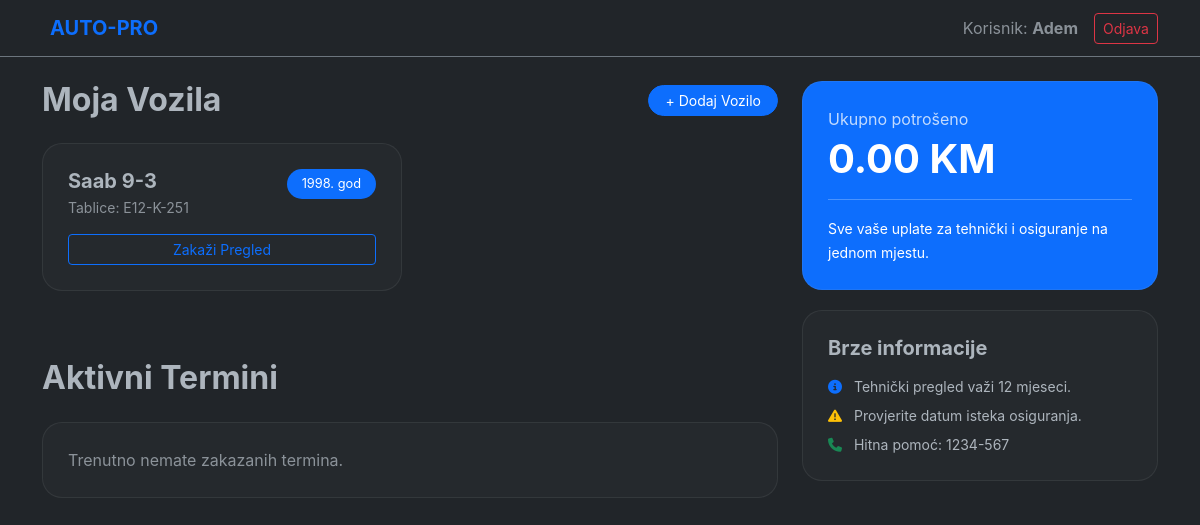
The page /user_dashboard.php (signed in) on the database its author committed.
### tables this page shows
CREATE TABLE `vehicles` (
  `id` int(11) NOT NULL,
  `user_id` int(11) NOT NULL,
  `category_id` int(11) NOT NULL,
  `brand` varchar(50) NOT NULL,
  `model` varchar(50) NOT NULL,
  `plate_number` varchar(20) NOT NULL,
  `year_produced` int(11) DEFAULT NULL
);

### user_dashboard.php (the view, shortened to what this page needs)
<?php
include 'config.php';
$user_id = $_SESSION['user_id'];
$stmt_vehicles = $conn->prepare("SELECT * FROM vehicles WHERE user_id = ?");
$stmt_vehicles->execute([$user_id]);
$my_vehicles = $stmt_vehicles->fetchAll();
$stmt_apps = $conn->prepare("
    SELECT a.*, v.brand, v.model
    FROM appointments a
    JOIN vehicles v ON a.vehicle_id = v.id
    WHERE a.user_id = ? AND a.status != 'completed'
    ORDER BY a.appointment_date ASC
");
$stmt_apps->execute([$user_id]);
$my_appointments = $stmt_apps->fetchAll();
$stmt_spent = $conn->prepare("SELECT SUM(total_price) FROM transactions WHERE vehicle_id IN (SELECT id FROM vehicles WHERE user_id = ?)");
$stmt_spent->execute([$user_id]);
$total_spent = $stmt_spent->fetchColumn() ?: 0;
?>
<!DOCTYPE html>
<html lang="bs" data-bs-theme="dark">
<head>
    <link href="https://cdn.jsdelivr.net/npm/bootstrap@5.3.0/dist/css/bootstrap.min.css" rel="stylesheet">
    <link rel="stylesheet" href="https://cdnjs.cloudflare.com/ajax/libs/font-awesome/6.4.0/all.min.css">
</head>
<body>
    <nav class="navbar navbar-expand-lg bg-dark mb-4 border-bottom border-secondary">
        <div class="container">
            <a class="navbar-brand fw-bold text-primary" href="index.php"><i class="fas fa-bolt-auto me-2"></i>AUTO-PRO</a>
            <div class="d-flex align-items-center gap-3">
                <span class="text-muted d-none d-md-block">Korisnik: <strong><?php echo $_SESSION['username']; ?></strong></span>
                <a href="logout.php" class="btn btn-outline-danger btn-sm">Odjava</a>
            </div>
        </div>
    </nav>
    <div class="container">
        <div class="row">
            <div class="col-lg-8">
                <div class="d-flex justify-content-between align-items-center mb-4">
                    <h2 class="fw-bold mb-0">Moja Vozila</h2>
                    <a href="dodaj_vozilo.php" class="btn btn-primary btn-sm rounded-pill px-3">+ Dodaj Vozilo</a>
                </div>
                <?php if(empty($my_vehicles)): ?>
                    <div class="user-card text-center py-5">
                        <i class="fas fa-car-crash fa-3x mb-3 opacity-25"></i>
                        <p class="text-muted">Nemate registrovanih vozila u našem sistemu.</p>
                    </div>
                <?php else: ?>
                    <div class="row g-3">
                        <?php foreach($my_vehicles as $v): ?>
                            <div class="col-md-6">
                                <div class="user-card">
                                    <div class="d-flex justify-content-between align-items-start">
                                        <div>
                                            <h5 class="fw-bold mb-1"><?php echo $v['brand'] . " " . $v['model']; ?></h5>
                                            <p class="text-muted small mb-3">Tablice: <?php echo $v['plate_number']; ?></p>
                                        </div>
                                        <span class="vehicle-badge"><?php echo $v['year_produced']; ?>. god</span>
                                    </div>
                                    <div class="d-flex gap-2">
                                        <a href="zakazi.php?vehicle_id=<?php echo $v['id']; ?>" class="btn btn-outline-primary btn-sm w-100">Zakaži Pregled</a>
                                    </div>
                                </div>
                            </div>
                        <?php endforeach; ?>
                    </div>
                <?php endif; ?>
                <h2 class="fw-bold mt-5 mb-4">Aktivni Termini</h2>
                <div class="user-card">
                    <?php if(empty($my_appointments)): ?>
                        <p class="text-muted mb-0">Trenutno nemate zakazanih termina.</p>
                    <?php endif; ?>
                </div>
            </div>
            <div class="col-lg-4">
                <div class="user-card bg-primary text-white">
                    <p class="mb-1 opacity-75">Ukupno potrošeno</p>
                    <h1 class="fw-bold mb-0"><?php echo number_format($total_spent, 2); ?> KM</h1>
                    <hr class="opacity-25">
                    <small>Sve vaše uplate za tehnički i osiguranje na jednom mjestu.</small>
                </div>
                <div class="user-card">
                    <h5 class="fw-bold mb-3">Brze informacije</h5>
                    <ul class="list-unstyled small mb-0">
                        <li class="mb-2"><i class="fas fa-info-circle text-primary me-2"></i> Tehnički pregled važi 12 mjeseci.</li>
                        <li class="mb-2"><i class="fas fa-exclamation-triangle text-warning me-2"></i> Provjerite datum isteka osiguranja.</li>
                        <li><i class="fas fa-phone text-success me-2"></i> Hitna pomoć: 1234-567</li>
                    </ul>
                </div>
            </div>
        </div>
    </div>
</body>
</html>

### user_dashboard.php (style rules this page uses)
body { background-color: var(--bs-body-bg); font-family: 'Inter', sans-serif; }
.user-card { background: rgba(var(--bs-body-color-rgb), 0.03); border-radius: 20px; border: 1px solid rgba(var(--bs-body-color-rgb), 0.1); padding: 25px; margin-bottom: 20px; }
.vehicle-badge { background: var(--bs-primary); color: white; padding: 5px 15px; border-radius: 50px; font-size: 0.8rem; }

### rows shown on the page
vehicles: brand "Saab", model "9-3", plate_number "E12-K-251", year_produced "1998"

### other values the page prints
$_SESSION['username'] "Adem"
$total_spent "0.00"
